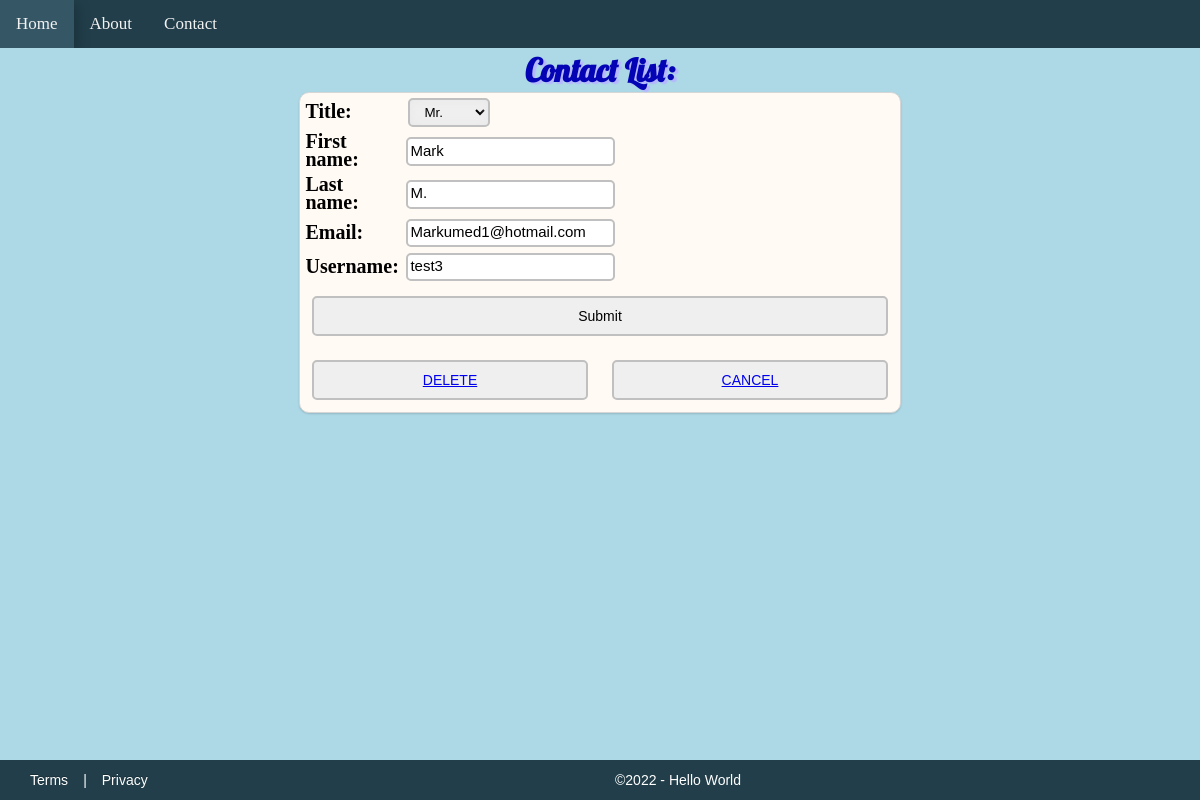
Page /1/details/ on the committed database.
### profiles/models.py (models this page shows, shortened)
class Person(models.Model):
    Title = models.CharField(max_length=10, choices=TITLE_CHOICES)
    First_name = models.CharField(max_length=30)
    Last_name = models.CharField(max_length=30)
    Email = models.CharField(max_length=60)
    Username = models.CharField(max_length=60)
    objects = models.Manager()

### profiles/views.py (the view)
# urls.py: path('<int:pk>/details/', views.details, name="details"),
def details(request, pk):
    pk = int(pk)
    item = get_object_or_404(Person, pk=pk)
    form = ContactForm(data=request.POST or None, instance=item)
    if request.method == 'POST':
        if form.is_valid():
            form2 = form.save(commit=False)
            form2.save()
            return redirect('home')
        else:
            print(form.errors)
    else:
        return render(request, 'profiles/present_profiles.html', {'form': form})

### profiles/forms.py
class ContactForm(ModelForm):
    class Meta:
        model = Person
        fields = '__all__'

### profiles/Templates/profiles/present_profiles.html (shortened to what this page needs)
{% extends "base.html" %}
{% block header %}Contact List:{% endblock %}
{% block content %}
<div class="admin_panel">
    <form name="contactForm" method="POST" action="../details/">
        <table>
            {{ form.as_table }}
        </table>
        <div class="frmBtn_container">
            <input type="submit">
            <div class="frmBtn_container">
                 <button class="btn"><a href="../{{ form.pk }}delete/">DELETE</a></button>
                 <button class="btn"><a href="{& url 'home' %}">CANCEL</a></button>
            </div>
        </div>
    </form>
</div>
{% endblock %}

### resources/css/layout.css (style rules this page uses)
* { margin: 0; }
html { background-color: lightblue; }
body { position: relative; overflow: hidden; }
html, body { height: 100%; margin: 0; padding: 0; }
.admin_panel { margin: 0 auto; width: 50%; height: 80%; background-color: #fffaf4; border: 1px solid #d6d6d6; box-shadow: 0 1px 2px rgba(0,0,0,0.15); transition: all 0.3s ease-in-out; border-radius: 10px; transition: 0.3s; }
.frmBtn_container { display: flex; flex-wrap: wrap; align-items: center; width: 100%; }
.btn { flex-grow: 2; justify-content: center; text-align: center; display: inline-block; width: 150px; margin: 2% 2% 2% 2%; color: black; padding: 10px 0px; text-decoration: none; font-size: 14px; -webkit-transition-duration: 0.4s; transition-duration: 0.4s; cursor: pointer; border: 2px solid silver; border-radius: 5px; }
input[type="submit"] { flex-grow: 1; width: 10%; justify-content: center; text-align: center; display: inline-block; margin: 2% 2% 2% 2%; color: black; padding: 9px 0px 9px 0px; text-decoration: none; font-size: 14px; -webkit-transition-duration: 0.4s; transition-duration: 0.4s; cursor: pointer; border: 2px solid silver; border-radius: 5px; }
select { padding: 4px 10px; width: 40%; display: inline-block; margin: 1% 0% 0 1%; border: 2px solid silver; border-radius: 5px; box-shadow: 0 0 10px #E8E8E8 inset; }
input, textarea { width: 100%; margin: 1% 0 0 0; padding: 1% 0 2% 1%; line-height: 18px; font-size: 15px; border-radius: 5px; border: 2px solid silver; }
label { display: inline-block; width: 95%; text-align: left; margin: 1% 0 0 0; color: black; line-height: 18px; font-size: 20px; }
.bg_img { background-color: lightblue; background-image: url('/static/images/world_img.jpg'); background-size: cover; background-attachment:fixed; background-position: center; position: relative; -webkit-background-size: cover; -moz-background-size: cover; -o-background-size: cover; background-size: cover; }

### rows in the picture
Person: Title "Mr.", First_name "Mark", Last_name "M.", Email "Markumed1@hotmail.com", Username "test3"
